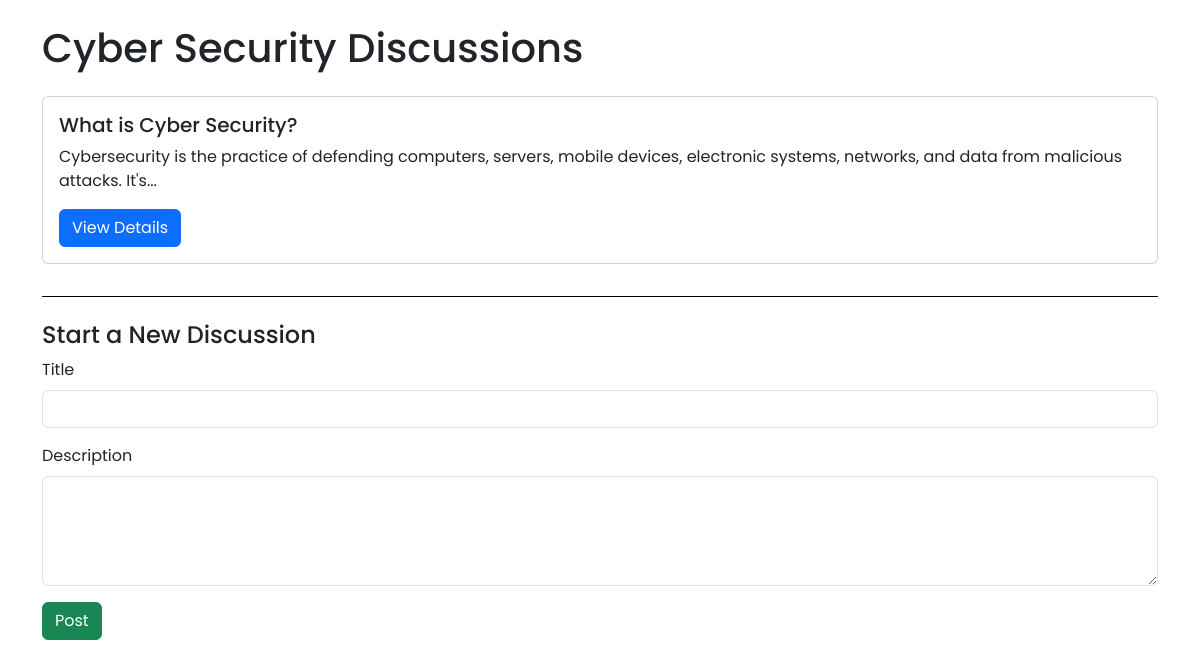
Page /forum/discussions_cyber.php on the committed database.
### tables this page shows
CREATE TABLE `questions_cyber` (
  `id` int(11) NOT NULL,
  `user_id` int(11) NOT NULL,
  `title` varchar(255) NOT NULL,
  `description` text NOT NULL,
  `date_posted` datetime DEFAULT current_timestamp(),
  `status` enum('open','closed','deleted') DEFAULT 'open',
  `tags` varchar(255) DEFAULT NULL
);

### forum/discussions_cyber.php (the view, shortened to what this page needs)
<!DOCTYPE html>
<html lang="en">
<head>
    <link href="https://cdn.jsdelivr.net/npm/bootstrap@5.3.3/dist/css/bootstrap.min.css" rel="stylesheet">
    <link rel="stylesheet" href="../css/style.css">
</head>
<body style="background:transparent;">
    <?php
    require_once '../includes/db_connection_forum.php';
    $query = "SELECT id, title, description, date_posted FROM questions_cyber ORDER BY date_posted DESC";
    $result = mysqli_query($conn, $query);
    ?>
    <div class="container mt-4">
        <h1 class="mb-4">Cyber Security Discussions</h1>
        <div class="questions">
            <?php while ($question = mysqli_fetch_assoc($result)) { ?>
                <div class="question card mb-3">
                    <div class="card-body">
                        <h5 class="card-title"><?php echo $question['title']; ?></h5>
                        <p class="card-text"><?php echo substr($question['description'], 0, 150); ?>...</p>
                        <a href="question-detail-cyber.php?id=<?php echo $question['id']; ?>" class="btn btn-primary">View Details</a>
                    </div>
                </div>
            <?php } ?>
        </div>
        <div class="post-question" style="border-top:1px solid black;margin-top:2rem;">
            <h4 class="mt-4">Start a New Discussion</h4>
            <form action="post-question-cyber.php" method="POST" style="padding:0;">
                <div class="mb-3">
                    <label for="question-title" class="form-label">Title</label>
                    <input type="text" class="form-control" id="question-title" name="title" required>
                </div>
                <div class="mb-3">
                    <label for="question-description" class="form-label">Description</label>
                    <textarea class="form-control" id="question-description" name="description" rows="4" required></textarea>
                </div>
                <button type="submit" class="btn btn-success">Post</button>
            </form>
        </div>
    </div>
</body>
</html>

### css/style.css (style rules this page uses)
:root { --linkcoloronblack:black; }
* { margin: 0; padding: 0; box-sizing: border-box; font-family: 'Poppins', sans-serif; cursor: url('../images/mouse-pointer-2.svg'), auto; }
a { text-decoration: none !important; }
body { font-family: 'Poppins', sans-serif; background: url('../images/image-from-rawpixel-id-10175871-jpeg.jpg') no-repeat bottom center/cover; position: relative; height: 100vh; }
form { padding: 2.3rem 2.2rem; position: relative; }

### rows in the picture
questions_cyber: title "What is Cyber Security?", description "Cybersecurity is the practice of defending computers, servers, mobile devices, electronic systems, networks, and data from malicious attacks. It's"
